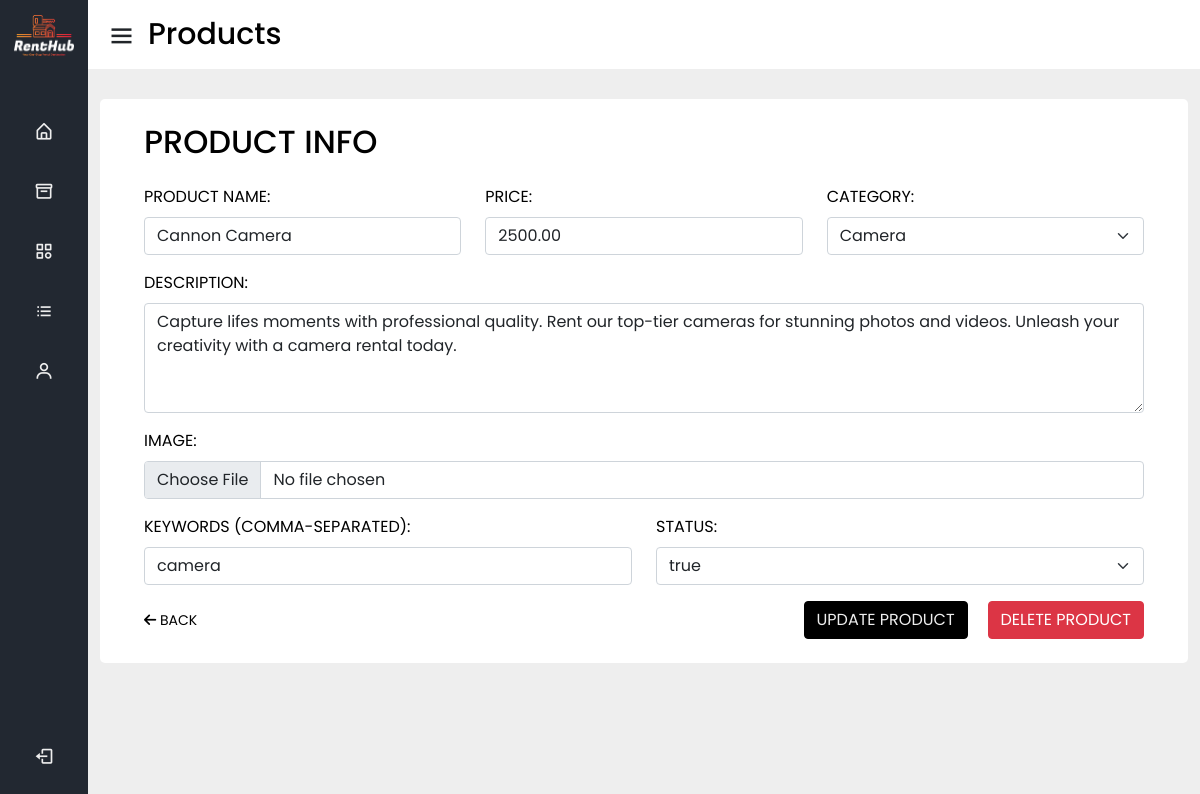
The page /products.php?edit=1 (signed in) on the database its author committed.
### tables this page shows
CREATE TABLE `renthub_products` (
  `product_id` int(11) NOT NULL,
  `product_name` varchar(100) NOT NULL,
  `product_price` decimal(9,2) NOT NULL,
  `category_id` int(11) NOT NULL,
  `product_desc` varchar(255) NOT NULL,
  `product_image` varchar(255) NOT NULL,
  `product_keywords` varchar(255) NOT NULL,
  `date` timestamp NOT NULL DEFAULT current_timestamp() ON UPDATE current_timestamp(),
  `status` varchar(100) NOT NULL
);

### includes/products_edit.php (the view, shortened to what this page needs)
<?php
    if(isset($_GET["edit"])) {
        $product_id = $_GET["edit"];
        $sql_select_product = "SELECT * FROM `renthub_products` WHERE product_id=$product_id;";
        $result_select_product = mysqli_query($conn,$sql_select_product);
        $row_select_product = mysqli_fetch_assoc($result_select_product);
        $product_name = $row_select_product["product_name"];
        $product_price = $row_select_product["product_price"];
        $product_category_id = $row_select_product["category_id"];
        $product_desc = $row_select_product["product_desc"];
        $product_keywords = $row_select_product["product_keywords"];
        $product_status = $row_select_product["status"];
    }
?>
<form action="" method="post" enctype="multipart/form-data" class="p-4">
    <h2 class="mb-4">Product Info</h2>
    <div class="row mb-3">
        <div class="col-md-4">
            <label for="productName" class="form-label">Product Name:</label>
            <input type="text" id="productName" name="product_name" value="<?php echo $product_name;?>" class="form-control" required>
        </div>
        <div class="col-md-4">
            <label for="price" class="form-label">Price:</label>
            <input type="number" id="price" name="product_price" value="<?php echo $product_price;?>" class="form-control" required>
        </div>
        <div class="col-md-4">
            <label for="category" class="form-label">Category:</label>
            <select id="category" name="product_category" class="form-select" required>
                <?php
                $sql_select_categories = "SELECT * FROM `renthub_categories`;";
                $result_categories = mysqli_query($conn, $sql_select_categories);
                if (mysqli_num_rows($result_categories) > 0) {
                    while ($category = mysqli_fetch_assoc($result_categories)) {
                        $category_id = $category['category_id'];
                        $category_name = $category['category_name'];
                        if($category_id == $product_category_id) {
                            echo "<option value=$category_id selected>$category_name</option>";
                        } else {
                            echo "<option value=$category_id>$category_name</option>";
                        }
                    }
                }
                ?>
            </select>
        </div>
    </div>
    <div class="mb-3">
        <label for="description" class="form-label">Description:</label>
        <textarea id="description" name="product_desc" rows="4" class="form-control" required><?php echo $product_desc;?></textarea>
    </div>
    <div class="mb-3">
        <label for="image" class="form-label">Image:</label>
        <input type="file" id="image" name="product_image" class="form-control" accept="image/*">
    </div>
    <div class="row mb-3">
        <div class="col-md-6">
        <label for="keywords" class="form-label">Keywords (comma-separated):</label>
        <input type="text" id="keywords" name="product_keywords" value="<?php echo $product_keywords;?>" class="form-control" required>
        </div>
        <div class="col-md-6">
        <label for="status" class="form-label">Status:</label>
        <select id="status" name="product_status" class="form-select" required>
            <?php
                    if($product_status == 'true') {
                        echo "<option value='true' selected>true</option>";
                    } else {
                        echo "<option value='true'>true</option>";
                    }
            ?>
        </select>
    </div>
    </div>
    <div class="buttons">
    <a href="products.php?view" class="left"><i class="fa-solid fa-arrow-left"></i> Back</a>
    <button type="submit" name="update" class="btn btn-custom">UPDATE PRODUCT</button>
    <a href="products.php?delete=<?php echo $product_id?>" class="btn btn-danger">Delete Product</a>
    </div>
</form>

### products.css (style rules this page uses)
* { margin: 0; padding: 0; box-sizing: border-box; font-family: 'Poppins', sans-serif; }
body { min-height: 100vh; background-color: #EEEEEE; transition: all 0.3s ease; }
.btn-custom { background-color: #000; border-color: #000; color: #EEEEEE; transition: all 0.3s ease; }
.btn-danger { transition: all 0.3s ease; }
.buttons { display: flex; gap: 20px; justify-content: flex-end; align-items: center; }
.buttons .left { margin-right:auto; color: black; text-decoration: none; font-size: 14px; }

### rows shown on the page
renthub_products: product_name "Cannon Camera", product_price "2500.00", product_desc "Capture lifes moments with professional quality. Rent our top-tier cameras for stunning photos and videos. Unleash your creativity with a camera rental today.", product_keywords "camera", product_status "true"

### other values the page prints
form field product_category "Camera"
